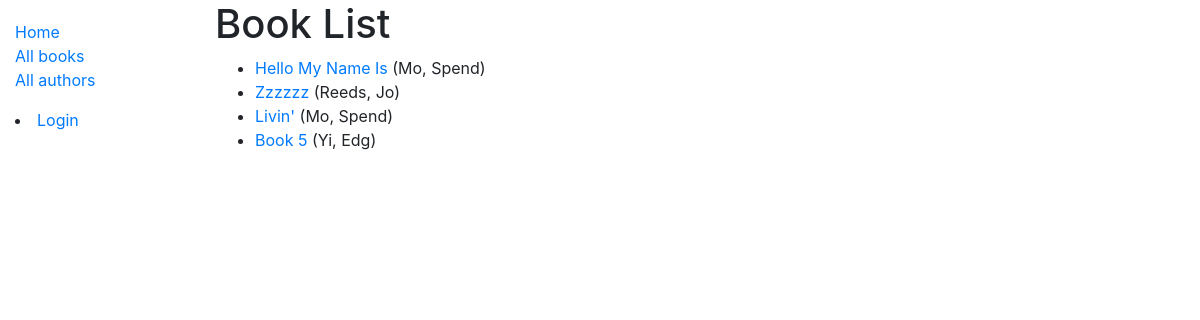
/catalog/books/, run on the app's committed database.
### catalog/models.py (models this page shows, shortened)
class Book(models.Model):
    title = models.CharField(max_length=200)
    author = models.ForeignKey('Author', on_delete=models.SET_NULL, null=True)
    summary = models.TextField(max_length = 1000, help_text='Enter a brief ' +
    'description of the book')
    isbn = models.CharField('ISBN', max_length=13, help_text='13 Character ' +
    '<a href="https://www.isbn-international.org/content/what-isbn">ISBN ' +
    'number</a>')
    genre = models.ManyToManyField(Genre, help_text='Select a genre for this ' +
    'book')
    language = models.ManyToManyField('Language', help_text='Select a ' +
    'language')
    def get_absolute_url(self):
        return reverse('book-detail', args=[str(self.id)])
    def display_genre(self):
        """Create a string for the Genre. This is required to display genre in Admin."""
        return ', '.join(genre.name for genre in self.genre.all()[:3])
    display_genre.short_description = 'Genre'
    def display_language(self):
        """Create a string for the Language. This is required to display genre in Admin."""
        return ', '.join(language.name for language in self.language.all()[:3])
    display_language.short_description = 'Language'

class Author(models.Model):
    first_name = models.CharField(max_length=100)
    last_name = models.CharField(max_length=100)
    date_of_birth = models.DateField(null=True, blank=True)
    date_of_death = models.DateField('Died', null=True, blank=True)
    class Meta:
        ordering = ['last_name', 'first_name']
    def __str__(self):
        return f'{self.last_name}, {self.first_name}'

### catalog/views.py (the view)
# urls.py: path('books/', views.BookListView.as_view(), name='books'),
class BookListView(generic.ListView):
    model = Book
    paginate_by = 10

### catalog/templates/catalog/book_list.html
{% extends "base_generic.html" %}
{% block content %}
  <h1>Book List</h1>
  {% if book_list %}
  <ul>
    {% for book in book_list %}
      <li>
        <a href="{{ book.get_absolute_url }}">{{ book.title }}</a> ({{ book.author }})
      </li>
    {% endfor %}
  </ul>
  {% else %}
    <p>There are no books in the library.</p>
  {% endif %}
{% endblock %}

### data on the page
Book: title "Hello My Name Is", author "Mo, Spend"
Book: title "Zzzzzz", author "Reeds, Jo"
Book: title "Livin'", author "Mo, Spend"
Book: title "Book 5", author "Yi, Edg"
